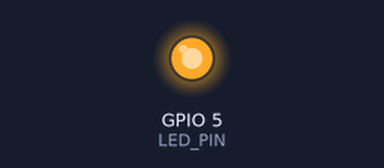
Simulated run of this sketch. Board: ESP32. On the bench: output pins drawn as LEDs (lit = HIGH).

Above: at 0.05 s.
At 6.0 s:
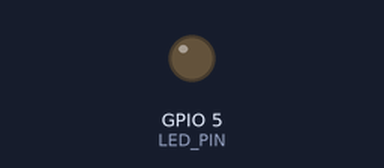
Timing chart, 0 to 7.8 s (numbered marks = the images above):
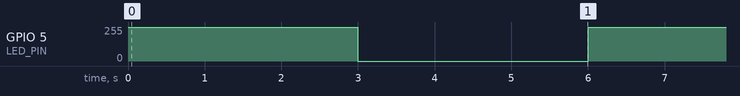

Measured:
- by itself, GPIO 5 (LED_PIN): alternates 254/255 for 3.0 s and 0/255 for 3.0 s

The sketch:

pwmfan.ino
```cpp
#define LEDC_CHANNEL_0     0

#define LEDC_TIMER_13_BIT  13

#define LEDC_BASE_FREQ     5000

#define LED_PIN            5

void ledcAnalogWrite(uint8_t channel, uint32_t value, uint32_t valueMax = 255) {
  uint32_t duty = (8191 / valueMax) * min(value, valueMax);

  ledcWrite(channel, duty);
}

void setup() {
  ledcSetup(LEDC_CHANNEL_0, LEDC_BASE_FREQ, LEDC_TIMER_13_BIT);
  ledcAttachPin(LED_PIN, LEDC_CHANNEL_0);
}

void loop() {
  ledcAnalogWrite(LEDC_CHANNEL_0, 1024);
  delay(3000);
  ledcAnalogWrite(LEDC_CHANNEL_0, 0);
  delay(3000);
}
```
